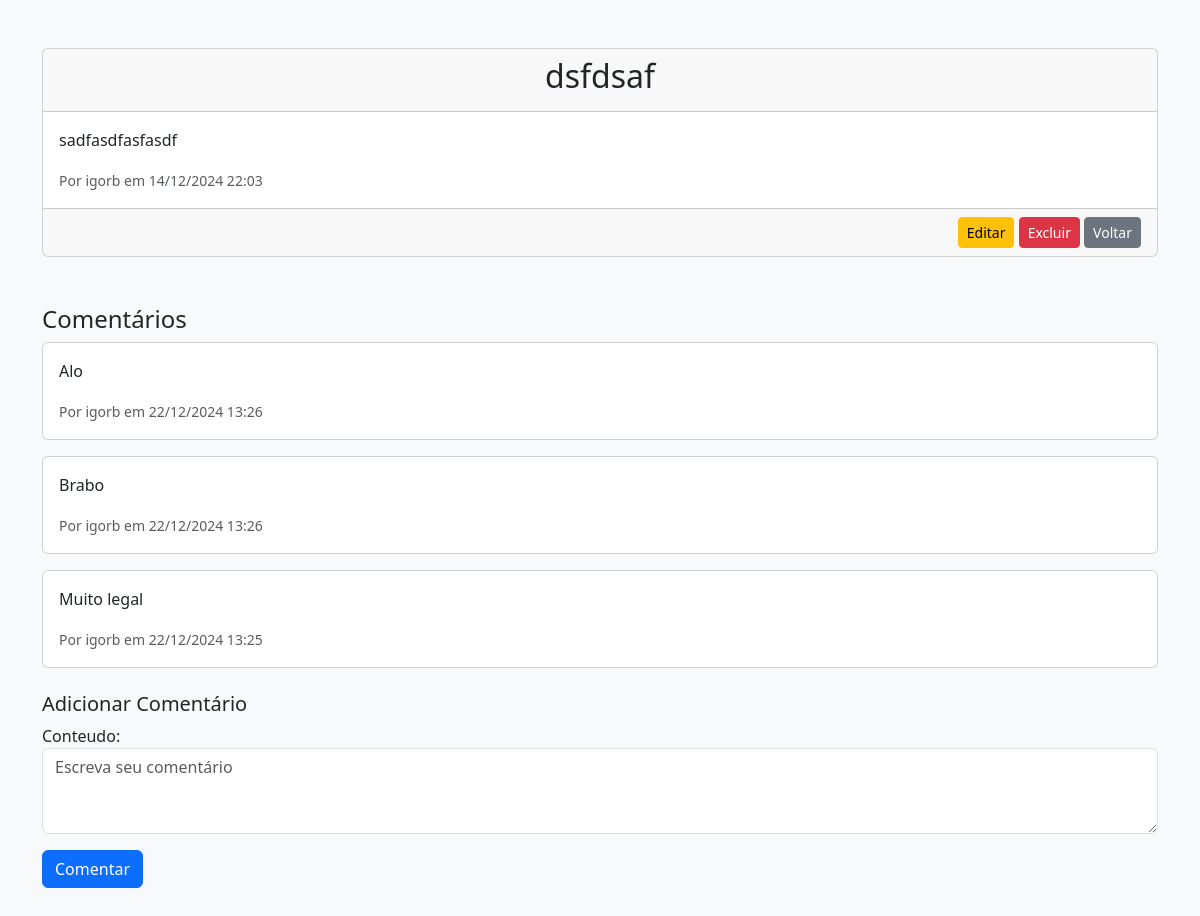
The app's page /post/5/ (signed in) with its own data.
### blog/models.py (models this page shows, shortened)
class Post(models.Model):
    title = models.CharField(max_length=200)
    content = models.TextField()
    author = models.ForeignKey(User, on_delete=models.CASCADE)
    created_at = models.DateTimeField(default=timezone.now)
    updated_at = models.DateTimeField(auto_now=True)

class Comentario(models.Model):
    post = models.ForeignKey(
        Post, on_delete=models.CASCADE, related_name='comentarios')
    autor = models.ForeignKey(User, on_delete=models.CASCADE)
    conteudo = models.TextField()
    criado_em = models.DateTimeField(default=timezone.now)

### blog/views.py (the view)
# urls.py: path('post/<int:pk>/', views.post_detail, name='post_detail'),
def post_detail(request, pk):
    post = get_object_or_404(Post, pk=pk)
    comentarios = post.comentarios.all().order_by('-criado_em')
    if request.method == 'POST':
        if request.user.is_authenticated:
            form = ComentarioForm(request.POST)
            if form.is_valid():
                comentario = form.save(commit=False)
                comentario.post = post
                comentario.autor = request.user
                comentario.save()
                messages.success(request, 'Comentário adicionado com sucesso!')
                return redirect('post_detail', pk=post.pk)
        else:
            messages.error(request, 'Você precisa estar logado para comentar.')
            return redirect('login')
    else:
        form = ComentarioForm()
    return render(request, 'blog/post_detail.html', {
        'post': post,
        'comentarios': comentarios,
        'form': form
    })

### blog/forms.py
class ComentarioForm(forms.ModelForm):
    class Meta:
        model = Comentario
        fields = ['conteudo']
        widgets = {
            'conteudo': forms.Textarea(attrs={'rows': 3, 'class': 'form-control', 'placeholder': 'Escreva seu comentário'}),
        }

### blog/templates/blog/post_detail.html (shortened to what this page needs)
<!DOCTYPE html>
<html>
<head>
    <link href="https://cdn.jsdelivr.net/npm/bootstrap@5.3.0-alpha1/dist/css/bootstrap.min.css" rel="stylesheet">
</head>
<body class="bg-light">
    <div class="container mt-5">
        <div class="card">
            <div class="card-header text-center">
                <h2>{{ post.title }}</h2>
            </div>
            <div class="card-body">
                <p class="card-text">
                    {{ post.content }}
                </p>
                <small class="text-muted">Por {{ post.author }} em {{ post.created_at|date:"d/m/Y H:i" }}</small>
            </div>
            <div class="card-footer text-end">
                <a href="{% url 'post_edit' post.pk %}" class="btn btn-warning btn-sm">Editar</a>
                <a href="{% url 'post_delete' post.pk %}" class="btn btn-danger btn-sm">Excluir</a>
                <a href="{% url 'post_list' %}" class="btn btn-secondary btn-sm">Voltar</a>
            </div>
        </div>
        <div class="mt-5">
            <h4>Comentários</h4>
            {% if comentarios %}
                {% for comentario in comentarios %}
                    <div class="card mb-3">
                        <div class="card-body">
                            <p class="card-text">{{ comentario.conteudo }}</p>
                            <small class="text-muted">Por {{ comentario.autor.username }} em {{ comentario.criado_em|date:"d/m/Y H:i" }}</small>
                        </div>
                    </div>
                {% endfor %}
            {% else %}
                <p>Sem comentários ainda.</p>
            {% endif %}
        </div>
        <div class="mt-4 mb-5">
            <h5>Adicionar Comentário</h5>
            {% if user.is_authenticated %}
                <form method="post">
                    {{ form.as_p }}
                    <button type="submit" class="btn btn-primary">Comentar</button>
                </form>
            {% else %}
                <p>Você precisa <a href="{% url 'login' %}">fazer login</a> para comentar.</p>
            {% endif %}
        </div>
    </div>
</body>
</html>

### records on screen
Post: title "dsfdsaf", content "sadfasdfasfasdf", author "igorb", created_at "14/12/2024 22:03"
Comentario: conteudo "Alo", autor.username "igorb", criado_em "22/12/2024 13:26"
Comentario: conteudo "Brabo", autor.username "igorb", criado_em "22/12/2024 13:26"
Comentario: conteudo "Muito legal", autor.username "igorb", criado_em "22/12/2024 13:25"
